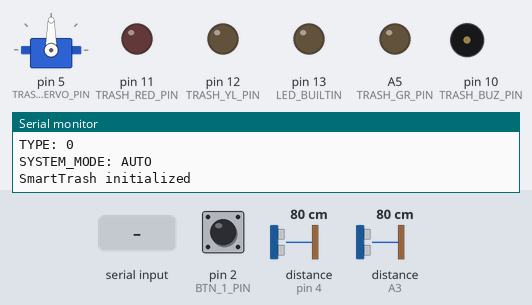
Bench run of a sketch on a simulated Arduino Nano, built with avr-gcc and run on an emulated ATmega328P. On the bench: servo, output pins drawn as LEDs (lit = HIGH), buzzer (waves = sounding, pin HIGH), the last lines printed to the serial monitor. Wiring (inferred from the names in the program): 2 × ultrasonic range finder: trigger pin 6, echo pin 4 / trigger A4, echo A3. The test bench sets the inputs (shaded band); at power-on: distance to the obstacle (sensors on A3, pin 4) 80 cm, pin 2 (BTN_1_PIN) HIGH. The echo pulse lasts 58.3 µs per cm; EEPROM starts erased; the audio player accepts every command and is not drawn; pins used as bus, display or sensor lines are not drawn.

Above: at 1.7 s.
1.8 s: "O90\n" received over Serial
5.0 s: distance to the obstacle (sensor on A3) set to 17 cm
6.5 s: distance to the obstacle (sensor on A3) set to 13 cm
At 7.8 s:
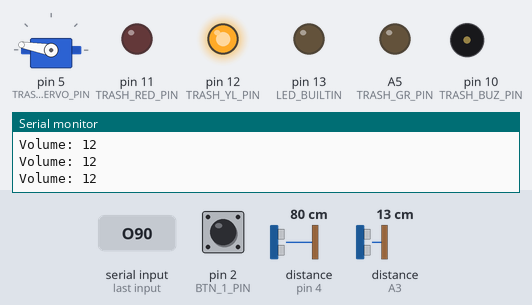
8.1 s: pin 2 (BTN_1_PIN) pulled LOW for 0.15 s
At 8.48 s:
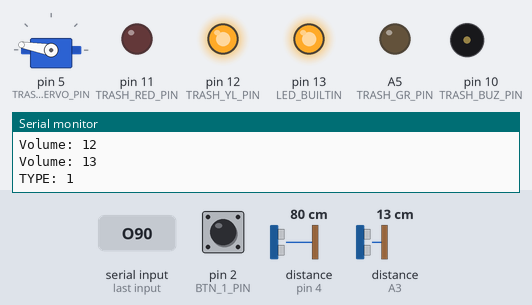
10.0 s: "A90\n" received over Serial
At 10.9 s:
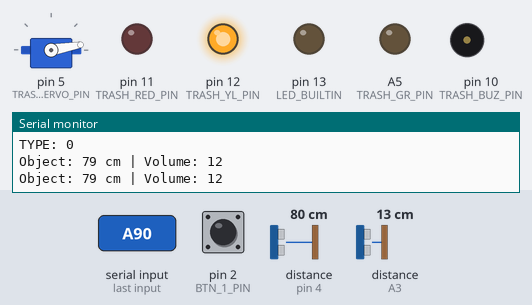
11.5 s: pin 2 (BTN_1_PIN) pulled LOW for 1 s
At 12.68 s:
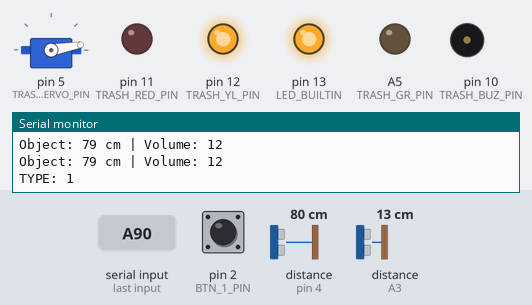
Timing chart, 0 to 14.5 s (numbered marks = the images above; inputs shaded):
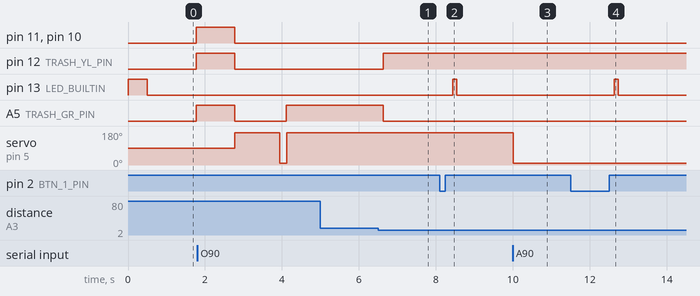

Measured:
- the behaviour switches between 16 and 15 cm on distance to the obstacle (sensor on A3) (found by bisection; images 0 and 1)
- after the input at 6.5 s, pin 12 (TRASH_YL_PIN): LOW → HIGH after 0.13 s; A5 (TRASH_GR_PIN): HIGH → LOW after 0.13 s
- after the input at 8.1 s, pin 13 (LED_BUILTIN): LOW → HIGH after 0.34 s, → LOW 0.10 s later
- after the input at 10.0 s, servo on pin 5 (TRASH_SERVO_PIN): 170° → 10° at once
- after the input at 11.5 s, pin 13 (LED_BUILTIN): LOW → HIGH after 1.1 s, → LOW 0.10 s later

The sketch:

SmartTrashV2.ino
```cpp
#include <EEPROM.h>
#include "src/Config.h"
#include "src/AudioPlayerConfig.h"
#include "src/Button.h"
#include "src/SmartTrash.h"


AudioPlayer audio(DFPLAYER_RX, DFPLAYER_TX);
Button btn1(BTN_1_PIN);
SmartTrash smartTrash(TRASH_SERVO_PIN, TRASH_TRIG_PIN, TRASH_ECHO_PIN, TRASH_TRIG_VOL_PIN, TRASH_ECHO_VOL_PIN,
                      TRASH_RED_PIN, TRASH_YL_PIN, TRASH_GR_PIN, TRASH_BUZ_PIN);

uint8_t currentTrashType = 0;

void loadTrashTypeFromEEPROM()
{
    uint8_t savedType = EEPROM.read(EEPROM_SOUND_ADDR);
    if (savedType < 5)
    {
        currentTrashType = savedType;
    }
    else
    {
        currentTrashType = 0;
        EEPROM.update(EEPROM_SOUND_ADDR, currentTrashType);
    }
}

void saveTrashTypeToEEPROM()
{
    EEPROM.update(EEPROM_SOUND_ADDR, currentTrashType);
}

// Gui loai rac hien tai len app PC de dong bo dropdown
void sendTrashType()
{
    Serial.print("TYPE: ");
    Serial.println(currentTrashType);
}

// Gui toan bo trang thai len app PC (khi khoi dong)
void sendStatus()
{
    sendTrashType();
    Serial.println(smartTrash.isAutoMode() ? "SYSTEM_MODE: AUTO" : "SYSTEM_MODE: MANUAL");
}

// Doi loai rac: dung chung cho nut bam va lenh tu app
void changeTrashType(uint8_t type)
{
    if (type >= 5)
    {
        return;
    }
    currentTrashType = type;
    smartTrash.setSoundIndex(currentTrashType);
    saveTrashTypeToEEPROM();
    sendTrashType();
}

void btn1InterruptWrapper()
{
    btn1.handleInterrupt();
}

void onBtn1ShortPress()
{
    changeTrashType((currentTrashType + 1) % 5);

    digitalWrite(LED_BUILTIN, HIGH);
    delay(100);
    digitalWrite(LED_BUILTIN, LOW);
}

// Doc lenh 1 ky tu tu app PC (Serial 9600 baud)
//   'A' = che do tu dong      'M' = che do thu cong
//   'O' = mo nap              'C' = dong nap
//   '0'..'4' = chon loai rac
// Lenh O/C tu dong chuyen sang che do thu cong de cam bien khong tranh quyen dieu khien nap
void handleSerialCommands()
{
    while (Serial.available() > 0)
    {
        char cmd = Serial.read();

        switch (cmd)
        {
        case 'A':
            smartTrash.setAutoMode(true);
            break;

        case 'M':
            smartTrash.setAutoMode(false);
            break;

        case 'O':
            if (smartTrash.isAutoMode())
            {
                smartTrash.setAutoMode(false);
            }
            smartTrash.openLid();
            break;

        case 'C':
            if (smartTrash.isAutoMode())
            {
                smartTrash.setAutoMode(false);
            }
            smartTrash.closeLid();
            break;

        default:
            if (cmd >= '0' && cmd <= '4')
            {
                changeTrashType(cmd - '0');
            }
            // Bo qua ky tu khac (\r, \n, ...)
            break;
        }
    }
}

void setup()
{
    wdt_disable();
    Serial.begin(9600);

    pinMode(LED_BUILTIN, OUTPUT);

    btn1.begin();
    btn1.setShortPressHandler(onBtn1ShortPress);
    attachInterrupt(digitalPinToInterrupt(BTN_1_PIN), btn1InterruptWrapper, FALLING);

    Serial.print("Initializing ");
    Serial.print(AUDIO_MODULE_NAME);
    Serial.println("...");
    digitalWrite(LED_BUILTIN, HIGH);
    audio.begin();
    audio.checkConnection(LED_BUILTIN);
    audio.setVolume(DEFAULT_VOLUME);

    loadTrashTypeFromEEPROM();
    smartTrash.setSoundIndex(currentTrashType);

    Serial.println("Audio ready!");
    Serial.println("SmartTrash only mode.");

    sendStatus();
}

void loop()
{
    handleSerialCommands();
    btn1.update();
    smartTrash.run(&audio);
    delay(10);
}
```

Button.cpp
```cpp
#include "Button.h"

Button::Button(uint8_t buttonPin, uint16_t debounce, uint16_t longPress)
{
    pin = buttonPin;
    debounceDelay = debounce;
    longPressDuration = longPress;
    pressed = false;
    pressTime = 0;
    lastTriggerTime = 0;
    longHandled = false;
    onShortPress = nullptr;
    onLongPress = nullptr;
}

void Button::begin()
{
    pinMode(pin, INPUT_PULLUP);
}

void Button::handleInterrupt()
{
    unsigned long currentTime = millis();
    if (digitalRead(pin) == LOW)
    {
        if (currentTime - lastTriggerTime > debounceDelay)
        {
            pressed = true;
            pressTime = currentTime;
            longHandled = false;
        }
    }
}

void Button::update()
{
    if (!pressed || longHandled)
    {
        // Reset sau khi nhả từ long press
        if (pressed && longHandled && digitalRead(pin) == HIGH)
        {
            pressed = false;
            lastTriggerTime = millis();
        }
        return;
    }

    unsigned long currentTime = millis();

    // Chỉ xử lý sau khi hết debounce
    if (currentTime - pressTime >= debounceDelay)
    {
        // Đang giữ nút - kiểm tra long press
        if (digitalRead(pin) == LOW)
        {
            if (currentTime - pressTime >= (debounceDelay + longPressDuration))
            {
                longHandled = true;
                if (onLongPress != nullptr)
                {
                    onLongPress();
                }
            }
        }
        // Đã nhả nút - short press
        else
        {
            pressed = false;
            lastTriggerTime = currentTime;
            if (onShortPress != nullptr)
            {
                onShortPress();
            }
        }
    }
}

void Button::setShortPressHandler(ButtonCallback callback)
{
    onShortPress = callback;
}

void Button::setLongPressHandler(ButtonCallback callback)
{
    onLongPress = callback;
}
```

Button.h
```cpp
#ifndef BUTTON_H
#define BUTTON_H

#include <Arduino.h>

typedef void (*ButtonCallback)();

class Button
{
private:
    uint8_t pin;
    volatile bool pressed;
    volatile unsigned long pressTime;
    volatile unsigned long lastTriggerTime;
    bool longHandled;

    uint16_t debounceDelay;
    uint16_t longPressDuration;

    ButtonCallback onShortPress;
    ButtonCallback onLongPress;

public:
    Button(uint8_t buttonPin, uint16_t debounce = 200, uint16_t longPress = 1000);

    void begin();
    void update();
    void handleInterrupt();

    // Gán callback functions
    void setShortPressHandler(ButtonCallback callback);
    void setLongPressHandler(ButtonCallback callback);

    // Các biến volatile cần truy cập từ ISR
    volatile bool *getPressedFlag() { return &pressed; }
    volatile unsigned long *getPressTimePtr() { return &pressTime; }
    volatile unsigned long *getLastTriggerTimePtr() { return &lastTriggerTime; }
    bool *getLongHandledPtr() { return &longHandled; }
    uint8_t getPin() { return pin; }
    uint16_t getDebounceDelay() { return debounceDelay; }
};

#endif
```

SmartTrash.cpp
```cpp
#include "SmartTrash.h"
#include "Config.h"

// Define static soundOptions array (5 trash types: functions 0-4)
// Based on sounds/README.md
const SoundIndex SmartTrash::soundOptions[5] = {
    HAY_BO_RAC_VAO_THUNG,    // Option 0: track 2 - Hãy bỏ rác vào thùng
    RAC_HUU_CO,              // Option 1: track 3 - Rác hữu cơ
    RAC_VO_CO,               // Option 2: track 4 - Rác vô cơ
    RAC_TAI_CHE,             // Option 3: track 5 - Rác tái chế
    CAC_LOAI_PIN_VA_AC_QUY}; // Option 4: track 6 - Các loại pin và ắc quy

SmartTrash::SmartTrash(uint8_t servoPin, uint8_t trigPin, uint8_t echoPin,
                       uint8_t trigVolPin, uint8_t echoVolPin,
                       uint8_t redPin, uint8_t ylPin, uint8_t grPin, uint8_t buzPin)
{
    this->servoPin = servoPin;
    this->trigPin = trigPin;
    this->echoPin = echoPin;
    this->trigVolPin = trigVolPin;
    this->echoVolPin = echoVolPin;
    this->redPin = redPin;
    this->ylPin = ylPin;
    this->grPin = grPin;
    this->buzPin = buzPin;

    this->currentAngle = 0;
    this->lastReadTime = 0;
    this->lastCloseTime = 0;
    this->currentSoundIndex = 0;
    this->isInitialized = false;
    this->isTrashFull = false;
    this->autoMode = true;
    this->audioPlayer = nullptr;

    // Load configuration from Config.h
    this->distanceOpen = TRASH_DISTANCE_OPEN;
    this->distanceKeepOpen = TRASH_DISTANCE_KEEP_OPEN;
    this->openAngle = TRASH_OPEN_ANGLE;
    this->closeAngle = TRASH_CLOSE_ANGLE;
    this->delayOpenTime = TRASH_DELAY_OPEN_TIME;
    this->delayReadSensor = TRASH_DELAY_READ_SENSOR;
    this->reopenCooldown = TRASH_REOPEN_COOLDOWN;
}

void SmartTrash::begin(AudioPlayer *audio)
{
    this->audioPlayer = audio;

    // Setup pins
    servo.attach(servoPin);
    pinMode(trigPin, OUTPUT);
    pinMode(echoPin, INPUT);
    pinMode(trigVolPin, OUTPUT);
    pinMode(echoVolPin, INPUT);
    pinMode(redPin, OUTPUT);
    pinMode(ylPin, OUTPUT);
    pinMode(grPin, OUTPUT);
    pinMode(buzPin, OUTPUT);

    Serial.println("SmartTrash initialized");

    // Play welcome sound (folder 1, track 1: "Thùng Rác STEM")
    if (audioPlayer != nullptr)
    {
        audioPlayer->playFolder(1, 1);
        delay(TRASH_DELAY_BEFORE_OPEN);
    }

    // Test LED
    testLED();

    // Initial servo test
    currentAngle = moveServoWithDelay(currentAngle, openAngle);
    delay(1000);
    currentAngle = moveServoWithDelay(currentAngle, closeAngle);

    // Mark as initialized
    isInitialized = true;
}

void SmartTrash::run(AudioPlayer *audio)
{
    // Auto-init nếu chưa khởi tạo
    if (!isInitialized)
    {
        begin(audio);
    }

    // Thực thi update
    update();
}

void SmartTrash::reset()
{
    // Reset state
    lastReadTime = 0;

    // Close lid
    if (currentAngle != closeAngle)
    {
        currentAngle = moveServoWithDelay(currentAngle, closeAngle);
    }
}

void SmartTrash::setSoundIndex(uint8_t index)
{
    if (index < 5 && index != currentSoundIndex) // 0-4 (5 options)
    {
        currentSoundIndex = index;

        // Phát preview sound nếu audioPlayer đã được khởi tạo
        if (audioPlayer != nullptr)
        {
            audioPlayer->playFolder(1, soundOptions[currentSoundIndex]);
            delay(100);
        }
    }
}

void SmartTrash::update()
{
    unsigned long currentTime = millis();

    // Read sensor every delayReadSensor ms
    if (currentTime - lastReadTime >= delayReadSensor)
    {
        lastReadTime = currentTime;

        // Read object detection sensor (chi dung o che do tu dong)
        long distance = -1;
        if (autoMode)
        {
            distance = readUltrasonicDistance();
            Serial.print("Object: ");
            Serial.print(distance);
            Serial.print(" cm | ");
        }

        // If object detected, open lid
        if (autoMode && distance < distanceOpen && distance >= 0)
        {
            // Prevent rapid open-close cycling when object keeps blocking sensor.
            if (currentTime - lastCloseTime < (unsigned long)reopenCooldown)
            {
                Serial.println("Reopen cooldown active");
            }
            else
            {
                do
                {
                    currentAngle = moveServoWithDelay(currentAngle, openAngle);
                    Serial.println("Lid opened");

                    // Play sound based on current index (folder 1) after opening lid
                    // If trash is full, play full warning instead of classification sound
                    if (audioPlayer != nullptr)
                    {
                        if (isTrashFull)
                        {
                            audioPlayer->playFolder(1, THUNG_RAC_DAY);
                        }
                        else if (currentSoundIndex < 5)
                        {
                            audioPlayer->playFolder(1, soundOptions[currentSoundIndex]);
                        }
                    }

                    delay(delayOpenTime);

                    // Check if object still present
                    distance = readUltrasonicDistance();

                } while (distance < distanceKeepOpen && distance > 0);

                // Wait before closing lid
                delay(TRASH_DELAY_BEFORE_CLOSE);

                // Close lid
                currentAngle = moveServoWithDelay(currentAngle, closeAngle);
                lastCloseTime = millis();
                Serial.println("Lid closed");

                // Play thank you sound (folder 1, track 7) after lid is closed
                if (audioPlayer != nullptr)
                {
                    audioPlayer->playFolder(1, XIN_CAM_ON);
                }
            }
        }

        // Read volume sensor and update LED
        long volumeDistance = readUltrasonicDistanceVolume();
        updateVolumeLED(volumeDistance);
        Serial.print("Volume: ");
        Serial.println(volumeDistance);
    }
}

void SmartTrash::testLED()
{
    digitalWrite(redPin, TRASH_LED_ON);
    digitalWrite(ylPin, TRASH_LED_ON);
    digitalWrite(grPin, TRASH_LED_ON);
    digitalWrite(buzPin, HIGH);
    delay(1000);
    digitalWrite(redPin, TRASH_LED_OFF);
    digitalWrite(ylPin, TRASH_LED_OFF);
    digitalWrite(grPin, TRASH_LED_OFF);
    digitalWrite(buzPin, LOW);
}

int SmartTrash::moveServoWithDelay(int currentAngle, int targetAngle)
{
    int angleChange = abs(targetAngle - currentAngle);
    int delayTime = angleChange * 1; // 1ms per degree for SG90

    servo.write(targetAngle);
    delay(delayTime);

    // Serial.print("Servo: ");
    // Serial.print(currentAngle);
    // Serial.print("° -> ");
    // Serial.print(targetAngle);
    // Serial.print("°, delay: ");
    // Serial.print(delayTime);
    // Serial.println(" ms");

    return targetAngle;
}

long SmartTrash::readUltrasonicDistance()
{
    return readUltrasonicSensor(trigPin, echoPin);
}

long SmartTrash::readUltrasonicDistanceVolume()
{
    return readUltrasonicSensor(trigVolPin, echoVolPin);
}

void SmartTrash::updateVolumeLED(int distance)
{
    if (distance < 0)
    {
        // No echo response - sensor error, keep current state unchanged
        return;
    }

    if (distance < 5)
    {
        // Full - Red LED + Buzzer
        digitalWrite(redPin, TRASH_LED_ON);
        digitalWrite(ylPin, TRASH_LED_OFF);
        digitalWrite(grPin, TRASH_LED_OFF);
        digitalWrite(buzPin, HIGH);

        // Play full warning sound once on transition to full
        if (!isTrashFull && audioPlayer != nullptr)
        {
            audioPlayer->playFolder(1, THUNG_RAC_DAY);
        }
        isTrashFull = true;
    }
    else if (distance < 15)
    {
        // Medium - Yellow LED
        digitalWrite(redPin, TRASH_LED_OFF);
        digitalWrite(ylPin, TRASH_LED_ON);
        digitalWrite(grPin, TRASH_LED_OFF);
        digitalWrite(buzPin, LOW);
        isTrashFull = false;
    }
    else
    {
        // Empty - Green LED
        digitalWrite(redPin, TRASH_LED_OFF);
        digitalWrite(ylPin, TRASH_LED_OFF);
        digitalWrite(grPin, TRASH_LED_ON);
        digitalWrite(buzPin, LOW);
        isTrashFull = false;
    }
}

// ================= DIEU KHIEN TU APP PC =================

void SmartTrash::setAutoMode(bool enable)
{
    autoMode = enable;

    if (enable)
    {
        // Ve tu dong: dong nap neu dang mo thu cong, de cam bien tiep quan
        closeLid();
        Serial.println("SYSTEM_MODE: AUTO");
    }
    else
    {
        Serial.println("SYSTEM_MODE: MANUAL");
    }
}

void SmartTrash::openLid()
{
    if (!isInitialized || currentAngle == openAngle)
    {
        return; // chua khoi tao servo hoac nap da mo
    }

    currentAngle = moveServoWithDelay(currentAngle, openAngle);
    Serial.println("Lid opened");

    if (audioPlayer != nullptr)
    {
        if (isTrashFull)
        {
            audioPlayer->playFolder(1, THUNG_RAC_DAY);
        }
        else if (currentSoundIndex < 5)
        {
            audioPlayer->playFolder(1, soundOptions[currentSoundIndex]);
        }
    }
}

void SmartTrash::closeLid()
{
    if (!isInitialized || currentAngle == closeAngle)
    {
        return; // chua khoi tao servo hoac nap da dong
    }

    currentAngle = moveServoWithDelay(currentAngle, closeAngle);
    lastCloseTime = millis();
    Serial.println("Lid closed");

    if (audioPlayer != nullptr)
    {
        audioPlayer->playFolder(1, XIN_CAM_ON);
    }
}
```

AudioPlayerConfig.h
```cpp
#ifndef AUDIO_PLAYER_CONFIG_H
#define AUDIO_PLAYER_CONFIG_H

#include <Arduino.h>
#include <SoftwareSerial.h>
#include <DFRobotDFPlayerMini.h>

#define AUDIO_MODULE_NAME "DFPlayer Mini"

// Lop bao (wrapper) cho module DFPlayer Mini, giao tiep qua SoftwareSerial
// Can thu vien: DFRobotDFPlayerMini (Library Manager)
class AudioPlayer
{
private:
    SoftwareSerial serial;
    DFRobotDFPlayerMini player;
    bool connected;

public:
    // rxPin: chan Arduino nhan du lieu (noi vao TX cua DFPlayer)
    // txPin: chan Arduino gui du lieu (noi vao RX cua DFPlayer, nen qua tro 1k)
    AudioPlayer(uint8_t rxPin, uint8_t txPin)
        : serial(rxPin, txPin), connected(false) {}

    bool begin()
    {
        serial.begin(9600);
        connected = player.begin(serial);
        if (connected)
        {
            player.setTimeOut(500);
        }
        return connected;
    }

    // Bao trang thai ket noi qua LED: tat LED neu OK, nhay LED neu loi
    // He thong van chay tiep khi khong co DFPlayer (chi mat am thanh)
    void checkConnection(uint8_t ledPin)
    {
        if (connected)
        {
            digitalWrite(ledPin, LOW);
            Serial.println("DFPlayer connected.");
            return;
        }

        Serial.println("DFPlayer not found! Check wiring and SD card.");
        for (uint8_t i = 0; i < 10; i++)
        {
            digitalWrite(ledPin, HIGH);
            delay(100);
            digitalWrite(ledPin, LOW);
            delay(100);
        }
    }

    // Am luong theo phan tram 0-100, DFPlayer dung thang 0-30
    void setVolume(uint8_t percent)
    {
        if (percent > 100)
        {
            percent = 100;
        }
        if (connected)
        {
            player.volume(map(percent, 0, 100, 0, 30));
        }
    }

    // Phat file <track>.mp3 trong thu muc <folder> tren the nho
    // VD: playFolder(1, 3) -> phat /01/003.mp3
    void playFolder(uint8_t folder, uint8_t track)
    {
        if (connected)
        {
            player.playFolder(folder, track);
        }
    }

    bool isConnected() const { return connected; }
};

#endif
```

Source omitted: SmartTrash.h (2507 bytes), Config.h (5281 bytes)
